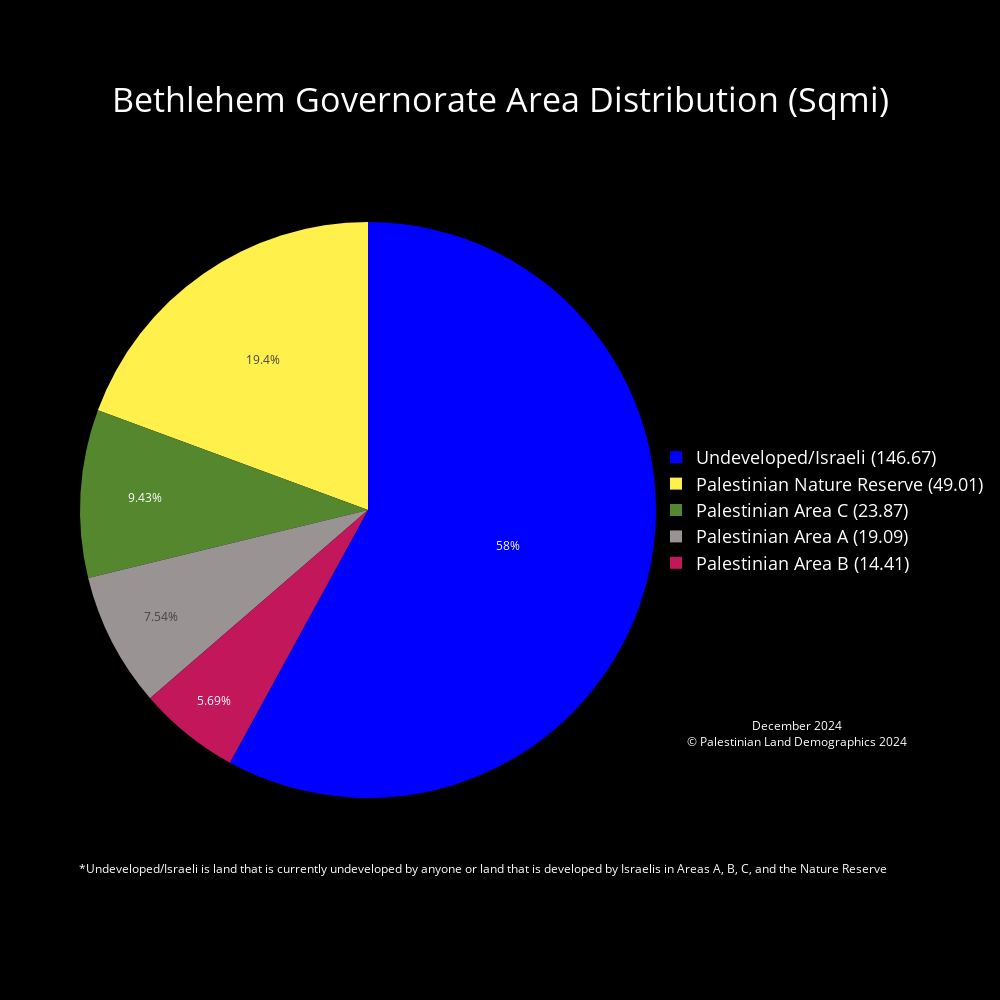

Notebook code cell kept with this figure:
### Code cell
# Bethlehem Governorate
West_Bank_Governorates = Governorates_WB[Governorates_WB['Governorates_Code'] < 2000]
Bethlehem_gov = West_Bank_Governorates[West_Bank_Governorates['Governorates_Name'] == 'Bethlehem']
# Clip to Governorate
Bethlehem_land_mass = gpd.clip(Palestinian_Land_Mass, Bethlehem_gov)
Bethlehem_seam_zone = gpd.clip(Seam_Zone, Bethlehem_gov)
# Calculate Area for clipped layer
Bethlehem_land_mass['Area_sqmi'] = Bethlehem_land_mass['geometry'].to_crs(epsg=28191).area * 3.8610215854245e-7
Bethlehem_seam_zone['Area_sqmi'] = Bethlehem_seam_zone['geometry'].to_crs(epsg=28191).area * 3.8610215854245e-7
# Plot for Visualization
fig, ax = plt.subplots()
Bethlehem_gov.plot(ax = ax, facecolor = "white", edgecolor = "black", label = "Bethlehem Governorate")
Bethlehem_seam_zone.plot(ax=ax, facecolor = "#1a237e", edgecolor = "#1a237e", label = "Palestinian Seam Zone in Bethlehem")
Bethlehem_land_mass.plot(ax = ax, facecolor = "green", edgecolor = "green", label = "Palestinian Land Mass in Bethlehem")
plt.title(f"Palestinian Land Mass Bethlehem")
plt.xlabel('Longitude')
plt.ylabel('Latitude')
plt.show()
# Calculate the land mass in areas a, b, c etc..
# Bethlehem_seam_zone['Area_sqmi'].groupby([Bethlehem_seam_zone['CLASS']]).sum()
Bethlehem_gov_area_a_area = Bethlehem_land_mass[Bethlehem_land_mass['CLASS'] == 'A']['Area_sqmi'].sum()
Bethlehem_gov_area_b_area = Bethlehem_land_mass[Bethlehem_land_mass['CLASS'] == 'B']['Area_sqmi'].sum()
Bethlehem_area_c_seam_zone = Bethlehem_seam_zone[Bethlehem_seam_zone['CLASS'] == 'C']['Area_sqmi'].sum()
Bethlehem_gov_area_c_area = Bethlehem_land_mass[Bethlehem_land_mass['CLASS'] == 'C']['Area_sqmi'].sum() + Bethlehem_area_c_seam_zone # for total Palestinian land in Area C
Bethlehem_gov_nature_reserve_area = Bethlehem_land_mass[Bethlehem_land_mass['CLASS'] == 'Nature Reserve']['Area_sqmi'].sum()
Bethlehem_gov_area = Governorates_WB[Governorates_WB["Governorates_Name"] == "Bethlehem"]["Area_sqmi"].iloc[0]
print(Bethlehem_gov_area)
open_or_israeli_area = Bethlehem_gov_area - Bethlehem_gov_area_a_area - Bethlehem_gov_area_b_area - Bethlehem_gov_area_c_area - Bethlehem_gov_nature_reserve_area

# declaring data from land mass calculations
data = [Bethlehem_gov_area_a_area, Bethlehem_gov_area_b_area, Bethlehem_gov_area_c_area, Bethlehem_gov_nature_reserve_area, open_or_israeli_area]

# Custom color palette and labels
label_color_dict = {'Palestinian Area A' : '#999393', 'Palestinian Area B' : '#C2185B', 'Palestinian Area C' : '#55872F','Palestinian Nature Reserve' : '#FFF04C', 'Undeveloped/Israeli' : '#0000FF'}
labels = list(label_color_dict.keys())
palette_color = list(label_color_dict.values())
custom_labels = [f'{label} ({round(value, 2)})' for label, value in zip(labels, data)]

# Pie chart using plotly
fig = go.Figure(
    data=[
        go.Pie(
            labels=custom_labels,
            values=data,
            marker=dict(colors=palette_color)
            
        )
    ]
)

fig.update_traces(textposition='inside',       # puts text inside the pie chart
                    textinfo = 'percent'        # shows us the percent and the area in sqmi ('percent+label' to show both)
                    )      # color of the labels inside the pie chart are set to white

fig.update_layout(
    paper_bgcolor='black',       # background color around the plot  
    plot_bgcolor='black',        # background color of the plot
    font_color='white',          # color of the legend and title
    title={
        'text': 'Bethlehem Governorate Area Distribution (Sqmi)',
        'x': 0.5,                # Middle
        'y': 0.90,                # Nearly at the top
        'xanchor': 'center',
        'yanchor': 'middle',
        'font': {'size': 34}     # Increase font size for the title
    },
    legend={
        'font': {'size': 18},     # Increase font size for the legend
        'x': 1,                   # Position legend to the right of the pie chart
        'y': 0.5,                 # Position legend in the middle
        'xanchor': 'left',
        'yanchor': 'middle'
    },
    annotations=[
        dict(
            text="*Undeveloped/Israeli is land that is currently undeveloped by anyone or land that is developed by Israelis in Areas A, B, C, and the Nature Reserve",
            x=0.7,
            y=0.05,
            showarrow=False,
            font=dict(color='white', size=12),
            xanchor='center'
        ),
        dict(
            text="December 2024<br>© Palestinian Land Demographics 2024",
            x=1.05,
            y=0.25,
            showarrow=False,
            font=dict(color='white', size=12),
            xanchor='left',
            yanchor='top'
        )
    ],
    width=1000,                  # width and height of the pie chart
    height=1000
)

fig.write_html('December2024\PieCharts_HTML\Bethlehem_Governorate_Area_Distribution_Pie_Chart.html')
fig.show()

hti = Html2Image(size=(1000, 1000))
# Set the output path
hti.output_path = 'December2024/PieCharts_JPG'

# Take a screenshot of the HTML file and save it as a JPG file
hti.screenshot(
    html_file='December2024/PieCharts_HTML/Bethlehem_Governorate_Area_Distribution_Pie_Chart.html',
    save_as='Bethlehem_Governorate_Area_Distribution_Pie_Chart.jpg'
)

### Figure 1 — Plotly figure (JSON) as saved in the notebook; plotly's stock layout.template omitted (floating-point values rounded to 4 significant figures)
{"data": [{"labels": ["Palestinian Area A (19.09)", "Palestinian Area B (14.41)", "Palestinian Area C (23.87)", "Palestinian Nature Reserve (49.01)", "Undeveloped/Israeli (146.67)"], "marker": {"colors": ["#999393", "#C2185B", "#55872F", "#FFF04C", "#0000FF"]}, "textinfo": "percent", "textposition": "inside", "type": "pie", "values": [19.09, 14.41, 23.87, 49.01, 146.7]}], "layout": {"annotations": [{"font": {"color": "white", "size": 12}, "showarrow": false, "text": "*Undeveloped/Israeli is land that is currently undeveloped by anyone or land that is developed by Israelis in Areas A, B, C, and the Nature Reserve", "x": 0.7, "xanchor": "center", "y": 0.05}, {"font": {"color": "white", "size": 12}, "showarrow": false, "text": "December 2024<br>© Palestinian Land Demographics 2024", "x": 1.05, "xanchor": "left", "y": 0.25, "yanchor": "top"}], "font": {"color": "white"}, "height": 1000, "legend": {"font": {"size": 18}, "x": 1, "xanchor": "left", "y": 0.5, "yanchor": "middle"}, "paper_bgcolor": "black", "plot_bgcolor": "black", "title": {"font": {"size": 34}, "text": "Bethlehem Governorate Area Distribution (Sqmi)", "x": 0.5, "xanchor": "center", "y": 0.9, "yanchor": "middle"}, "width": 1000}}
